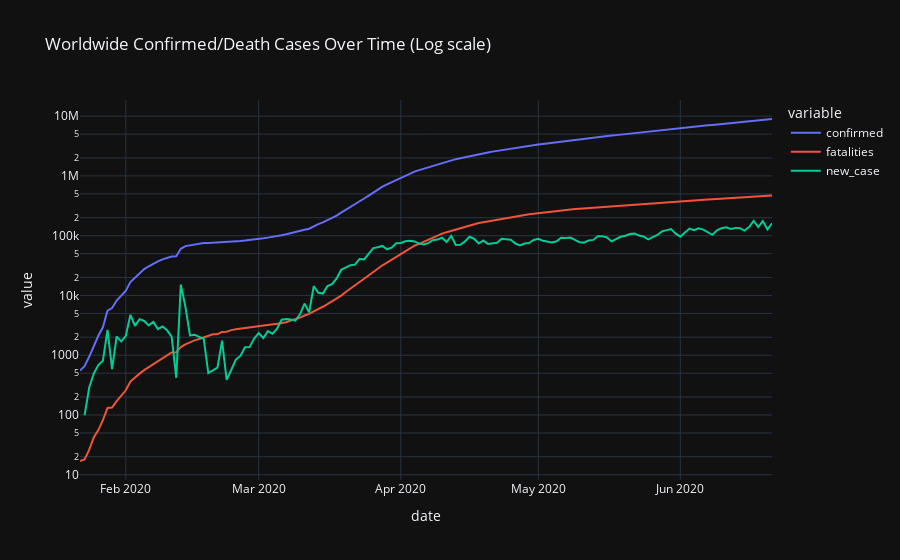

Source (notebook cell):
### Markdown cell above
### 全球確診/死亡案例 (折線圖) (取log)

- 比較 2020/3 初和 2020/3 底，確診案例成長率的上升速度略為增加

### Code cell
fig = px.line(ww_melt_df, x="date", y="value", color='variable',
              title="Worldwide Confirmed/Death Cases Over Time (Log scale)",
             log_y=True)
fig.show()

### Figure 1 — Plotly figure (JSON) as saved in the notebook; plotly's stock layout.template omitted (floating-point values rounded to 4 significant figures; data arrays with more than 128 entries replaced by an {"elided": "..."} marker saying what was removed)
{"data": [{"hovertemplate": "variable=confirmed<br>date=%{x}<br>value=%{y}<extra></extra>", "legendgroup": "confirmed", "line": {"color": "#636efa", "dash": "solid"}, "mode": "lines", "name": "confirmed", "orientation": "v", "showlegend": true, "type": "scatter", "x": {"elided": "152 str values"}, "xaxis": "x", "y": {"elided": "152 int values"}, "yaxis": "y"}, {"hovertemplate": "variable=fatalities<br>date=%{x}<br>value=%{y}<extra></extra>", "legendgroup": "fatalities", "line": {"color": "#EF553B", "dash": "solid"}, "mode": "lines", "name": "fatalities", "orientation": "v", "showlegend": true, "type": "scatter", "x": {"elided": "152 str values"}, "xaxis": "x", "y": {"elided": "152 int values"}, "yaxis": "y"}, {"hovertemplate": "variable=new_case<br>date=%{x}<br>value=%{y}<extra></extra>", "legendgroup": "new_case", "line": {"color": "#00cc96", "dash": "solid"}, "mode": "lines", "name": "new_case", "orientation": "v", "showlegend": true, "type": "scatter", "x": {"elided": "152 str values"}, "xaxis": "x", "y": {"elided": "152 int values"}, "yaxis": "y"}], "layout": {"legend": {"title": {"text": "variable"}, "tracegroupgap": 0}, "title": {"text": "Worldwide Confirmed/Death Cases Over Time (Log scale)"}, "xaxis": {"anchor": "y", "domain": [0, 1], "title": {"text": "date"}}, "yaxis": {"anchor": "x", "domain": [0, 1], "title": {"text": "value"}, "type": "log"}}}
